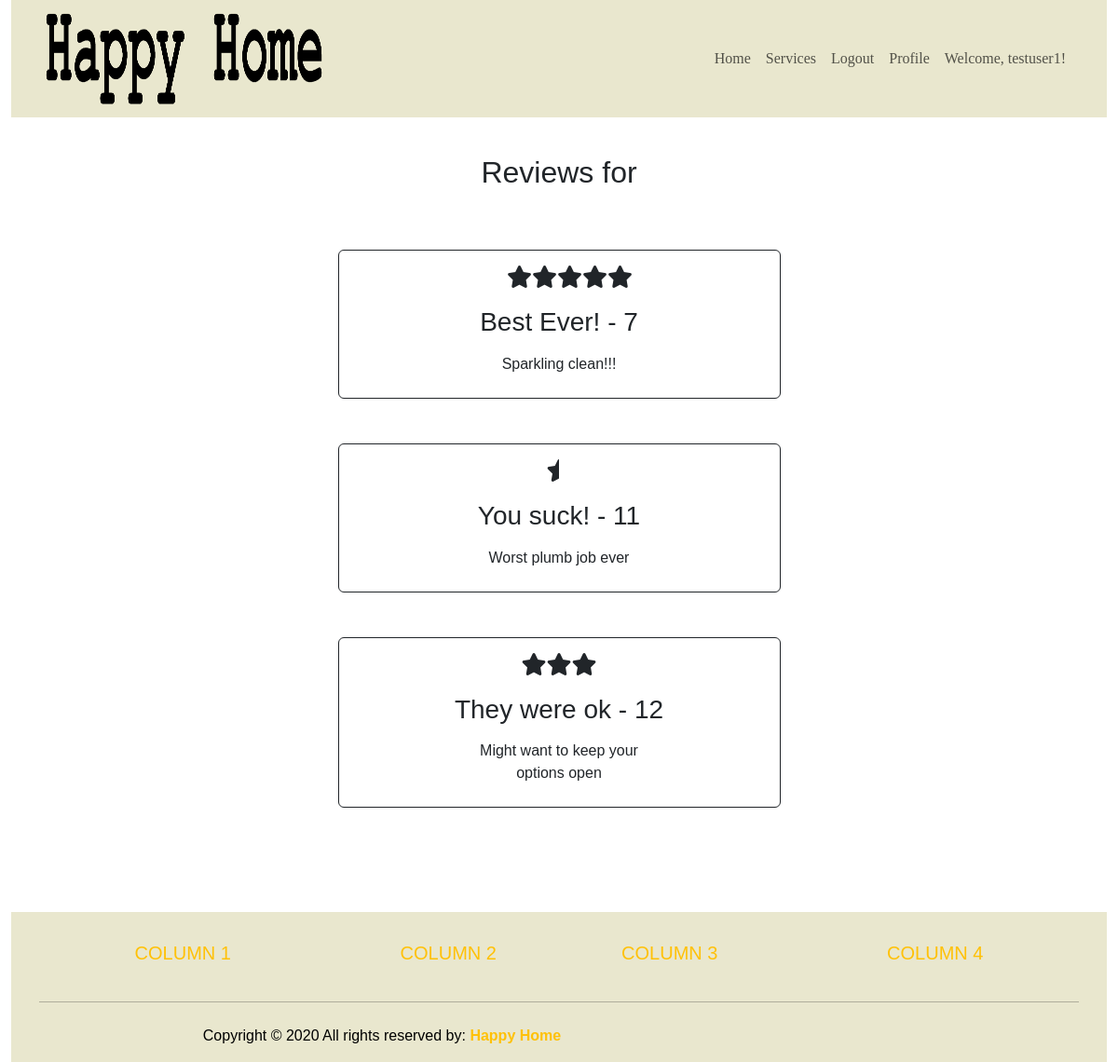
The app's page /user_reviews24 (signed in) with its own data.
### happy_home/models.py (models this page shows, shortened)
class User(AbstractUser):
    is_provider = models.BooleanField('business', default=False)
    is_user = models.BooleanField('user', default=False)

class Review(models.Model):
    provider = models.IntegerField(null=True)
    consumer = models.IntegerField(null=True)
    title = models.CharField(max_length=30, blank=True)
    rating = models.FloatField(default=1)
    text = models.CharField(max_length=1000, blank=True)
    created = models.DateField(auto_now=True)

### happy_home/views.py (the view)
# urls.py: path('user_reviews<info_user>', views.user_reviews, name='userReviews'),
def user_reviews(request, info_user):
    if request.user.is_authenticated:
        if request.user.is_user:
            consumer = Consumer.objects.get(user=info_user) #(email=request.user.email)
            reviews = Review.objects.filter(consumer=info_user)
            return render(request, 'user_reviews.html', {'reviews':reviews, 'consumer': consumer} ) # ,'profile_user':profile_user
        else:
            messages.success(request, ('You must be logged in as a user'))
            return redirect('login')
    else:
        messages.success(request, ('You must be logged in to get review list'))
        return redirect('login')

### happy_home/templates/user_reviews.html (shortened to what this page needs)
{% extends 'base.html' %}
{% block content %}
<div class="row col-6 mx-auto">
    <h2 style="text-align: center">Reviews for</h2>
</div>
<div class="row col-6 mx-auto mb-5">
</div>
{% for review in reviews %}
<div class="row text-center">
    <div class="container-bordered border border-dark rounded-2 mb-5 text-center col-5 mx-auto">
        <div class="mb-3">
            {% if review.rating == 0.5 %}
                <i style='font-size:24px' class='fas col-3 pt-3'>&#xf089;</i>
            {% elif review.rating == 1 %}
                <i style='font-size:24px' class='fas col-3 pt-3'>&#xf005;</i>
            {% elif review.rating == 1.5 %}
                <i style='font-size:24px' class='fas col-3 pt-3'>&#xf005;&#xf089;</i>
            {% elif review.rating == 2 %}
                <i style='font-size:24px' class='fas col-3 pt-3'>&#xf005;&#xf005;</i>
            {% elif review.rating == 2.5 %}
                <i style='font-size:24px' class='fas col-3 pt-3'>&#xf005;&#xf005;&#xf089;</i>
            {% elif review.rating == 3 %}
                <i style='font-size:24px' class='fas col-3 pt-3'>&#xf005;&#xf005;&#xf005;</i>
            {% elif review.rating == 3.5 %}
                <i style='font-size:24px' class='fas col-3 pt-3'>&#xf005;&#xf005;&#xf005;&#xf089;</i>
            {% elif review.rating == 4 %}
                <i style='font-size:24px' class='fas col-3 pt-3'>&#xf005;&#xf005;&#xf005;&#xf005;</i>
            {% elif review.rating == 4.5 %}
                <i style='font-size:24px' class='fas col-3 pt-3'>&#xf005;&#xf005;&#xf005;&#xf005;&#xf089;</i>
            {% elif review.rating == 5 %}
                <i style='font-size:24px' class='fas col-3 pt-3'>&#xf005;&#xf005;&#xf005;&#xf005;&#xf005;</i>
            {% endif %}
        </div>
        <div class="mb-3">
            <h3>{{ review.title }} - {{ review.id }}</h3>
        </div>
        <div class="col-5 mx-auto mb-4">
            <p>{{ review.text }}</p>
        </div>
    </div>
</div>
{% endfor %}
{% endblock %}

### happy_home/templates/base.html (shortened to what this page needs)
<!DOCTYPE html>
<html lang="en">
    <head>
        <link href="https://cdn.jsdelivr.net/npm/bootstrap@5.3.0-alpha1/dist/css/bootstrap.min.css" rel="stylesheet">
        <link href="static\css\main_bs.css" rel="stylesheet" />
        <link href="static\css\rating.css" rel="stylesheet" />
    </head>
    <body>
        <div class="container-fluid">
            <nav class="navbar navbar-expand-sm">
                <div class="container-fluid">
                    <a class="navbar-brand px-4" href="#">
                        <img src="static\images\HappyHome.png" width="300" height="100" alt="Happy Home">
                    </a>
                    <div class="collapse navbar-collapse justify-content-end px-4" id="navbarSupportedContent" id="navbarNav">
                        <ul class="navbar-nav ">
                            <li class="nav-item">
                                <a class="nav-link" href="{% url 'home' %}">Home</a>
                            </li>
                            <li class="nav-item">
                                <a class="nav-link" href="#">Services</a>
                            </li>
                            {% if user.is_authenticated %}
                                <li class="nav-item">
                                    <a class="nav-link" href="{% url 'logout' %}">Logout</a>
                                </li>
                                {% if user.is_provider %}
                                    <li class="nav-item">
                                        <a class="nav-link" href="{% url 'businessProfile' %}">Profile</a>
                                    </li>
                                {% else %}
                                    <li class="nav-item">
                                        <a class="nav-link" href="{% url 'userProfile' %}">Profile</a>
                                    </li>
                                {% endif %}
                            {% else %}
                                <li class="nav-item">
                                    <a class="nav-link" href="{% url 'login' %}">Login</a>
                                </li>
                            {% endif %}
                            {% if user.is_authenticated %}
                                <li class="nav-item">
                                    <a class="nav-link">Welcome, {{ user.username }}!</a>
                                </li>
                            {% else %}
                                <li class="nav-item">
                                    <a class="nav-link" href="{% url 'createAccount' %}">Create Account</a>
                                </li>
                            {% endif %}
                        </ul>
                    </div>
                </div>
            </nav>
        </div>
        <br/>
        <div class="container pt-3 pb-3">
        {% block content %}
        {% endblock %}
        </div>
        <div class="container-fluid pt-5">
        <footer class="text-black pt-3">
            <div class="container text-center text-md-left">
                <div class="row text-center text-md-left">
                    <div class="col-md-3 col-lg-3 col-xl-3 mx-auto mt-3">
                        <h5 class="text-uppercase mb-4 font-weight-bold text-warning">Column 1</h5>
                    </div>
                    <div class="col-md-2 col-lg-2 col-xl-2 mx-auto mt-3">
                        <h5 class="text-uppercase mb-4 font-weight-bold text-warning">Column 2</h5>
                    </div>
                    <div class="col-md3 col-lg-2 col-xl-2 mx-auto mt-3">
                        <h5 class="text-uppercase mb-4 font-weight-bold text-warning">Column 3</h5>
                    </div>
                    <div class="col-md-4 col-lg-3 col-xl-3 mx-auto mt-3">
                        <h5 class="text-uppercase mb-4 font-weight-bold text-warning">Column 4</h5>
                    </div>
                </div>
                <hr class="mb-4">
                <div class="row align-items-center">
                    <div class="col-md-7 col-lg-8">
                        <p>Copyright &copy 2020 All rights reserved by:
                            <a href="#" style="text-decoration: none;"><strong class="text-warning">Happy Home</strong></a>
                        </p>
                    </div>
                </div>
            </div>
        </footer>
    </div>
    </body>
</html>

### happy_home/static/css/main_bs.css (style rules this page uses)
body { font-family: "Gill Sans", Helvetica, Arial, "sans-serif"; }
footer { background-color: #E9E7CE; }
.navbar { background-color:#E9E7CE; font-family: Gill Sans; }
.container-bordered { border: 2px solid black; }

### records on screen
User: username "testuser1"
Review: rating 5 (drawn), title "Best Ever!", id "7", text "Sparkling clean!!!"
Review: rating 0.5 (drawn), title "You suck!", id "11", text "Worst plumb job ever"
Review: rating 3 (drawn), title "They were ok", id "12", text "Might want to keep your options open"
